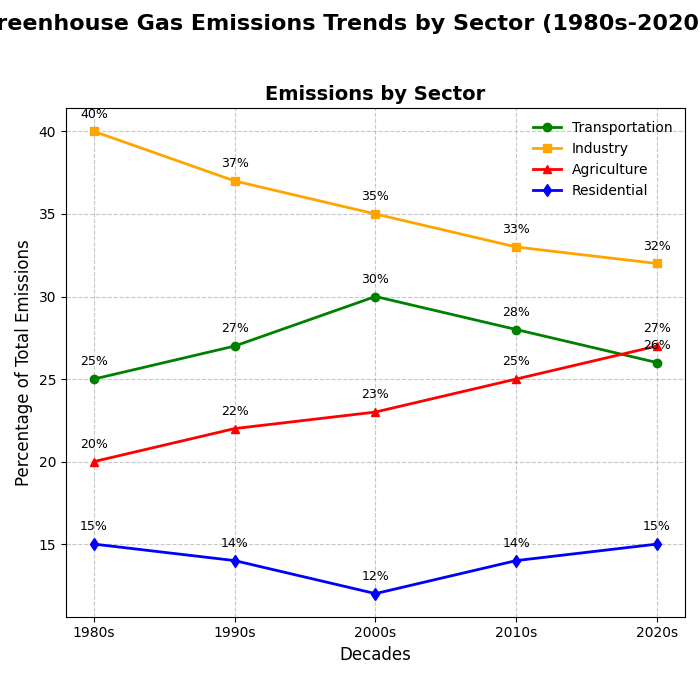

Here is the Python script that generated this plot:
import matplotlib.pyplot as plt
import numpy as np

decades = ['1980s', '1990s', '2000s', '2010s', '2020s']

# Simulated data for greenhouse gas emissions from different sectors (in percentage)
transportation_emissions = [25, 27, 30, 28, 26]
industry_emissions = [40, 37, 35, 33, 32]
agriculture_emissions = [20, 22, 23, 25, 27]
residential_emissions = [15, 14, 12, 14, 15]

# Create a figure with one subplot
fig, ax = plt.subplots(figsize=(7, 7))
fig.suptitle('Greenhouse Gas Emissions Trends by Sector (1980s-2020s)', fontsize=16, fontweight='bold')

# Line Plot for each sector's emissions over decades
ax.plot(decades, transportation_emissions, marker='o', linestyle='-', linewidth=2, color='green', label='Transportation')
ax.plot(decades, industry_emissions, marker='s', linestyle='-', linewidth=2, color='orange', label='Industry')
ax.plot(decades, agriculture_emissions, marker='^', linestyle='-', linewidth=2, color='red', label='Agriculture')
ax.plot(decades, residential_emissions, marker='d', linestyle='-', linewidth=2, color='blue', label='Residential')

ax.set_title('Emissions by Sector', fontsize=14, fontweight='bold')
ax.set_xlabel('Decades', fontsize=12)
ax.set_ylabel('Percentage of Total Emissions', fontsize=12)
ax.legend(loc='upper right', fontsize=10, frameon=False)
ax.grid(True, linestyle='--', alpha=0.7)

# Annotations for the first subplot
for i, txt in enumerate(transportation_emissions):
    ax.annotate(f'{txt}%', (decades[i], transportation_emissions[i]), textcoords="offset points", xytext=(0,10), ha='center', fontsize=9)
for i, txt in enumerate(industry_emissions):
    ax.annotate(f'{txt}%', (decades[i], industry_emissions[i]), textcoords="offset points", xytext=(0,10), ha='center', fontsize=9)
for i, txt in enumerate(agriculture_emissions):
    ax.annotate(f'{txt}%', (decades[i], agriculture_emissions[i]), textcoords="offset points", xytext=(0,10), ha='center', fontsize=9)
for i, txt in enumerate(residential_emissions):
    ax.annotate(f'{txt}%', (decades[i], residential_emissions[i]), textcoords="offset points", xytext=(0,10), ha='center', fontsize=9)

plt.tight_layout(rect=[0, 0.03, 1, 0.95])

plt.show()
